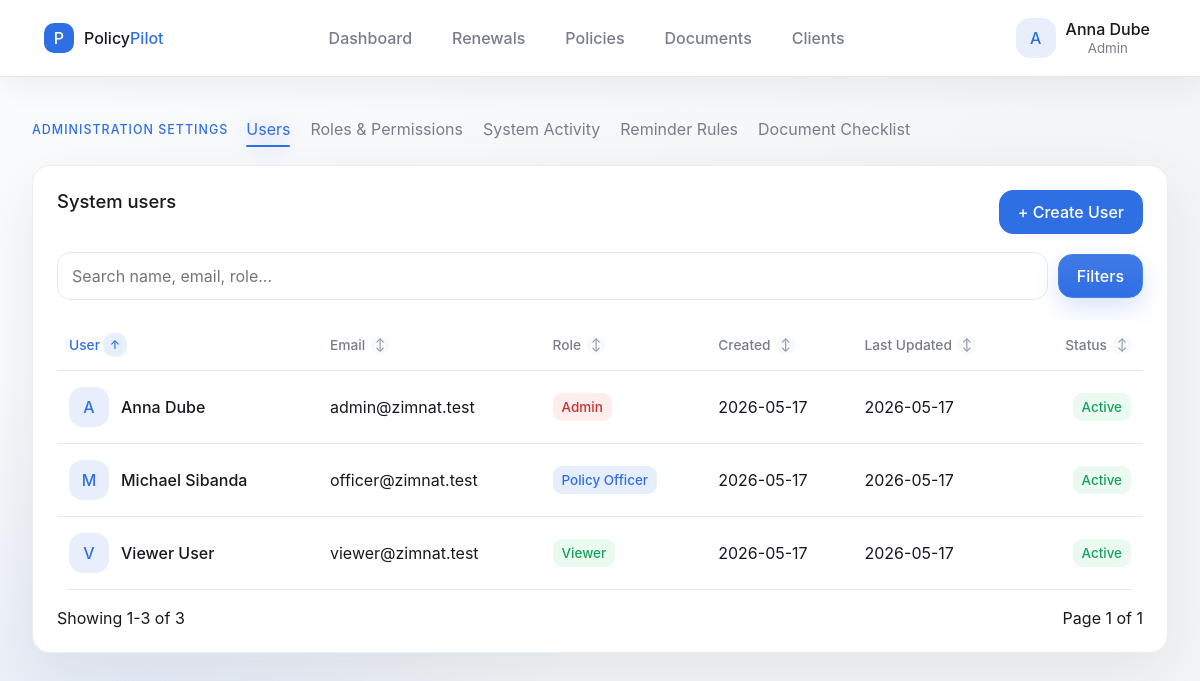
The app's page /?page=settings (signed in) with its own data.
### tables this page shows
CREATE TABLE users (
  id INT UNSIGNED AUTO_INCREMENT PRIMARY KEY,
  name VARCHAR(120) NOT NULL,
  email VARCHAR(190) NOT NULL UNIQUE,
  role VARCHAR(80) NOT NULL DEFAULT 'viewer',
  password_hash VARCHAR(255) NOT NULL,
  is_active TINYINT(1) NOT NULL DEFAULT 1,
  created_at TIMESTAMP NOT NULL DEFAULT CURRENT_TIMESTAMP,
  updated_at TIMESTAMP NOT NULL DEFAULT CURRENT_TIMESTAMP ON UPDATE CURRENT_TIMESTAMP,
  deleted_at DATETIME NULL,
  INDEX idx_users_role (role),
  INDEX idx_users_active (is_active),
  INDEX idx_users_deleted (deleted_at)
);

CREATE TABLE roles (
  id INT UNSIGNED AUTO_INCREMENT PRIMARY KEY,
  slug VARCHAR(80) NOT NULL UNIQUE,
  name VARCHAR(120) NOT NULL,
  description VARCHAR(255) NULL,
  is_system TINYINT(1) NOT NULL DEFAULT 0,
  created_at TIMESTAMP NOT NULL DEFAULT CURRENT_TIMESTAMP,
  updated_at TIMESTAMP NOT NULL DEFAULT CURRENT_TIMESTAMP ON UPDATE CURRENT_TIMESTAMP
);

### app/Core/View.php (called while the page is built, shortened)
<?php
class View
{
    public static function render(string $view, array $params = []): void
    {
        $user = Auth::user();
        extract($params, EXTR_SKIP);
        $viewPath = dirname(__DIR__) . '/Views/' . $view . '.php';
        require $viewPath;
        $content = ob_get_clean();
        require dirname(__DIR__) . '/Views/layout.php';
    }
}

### app/Core/Controller.php (called while the page is built, shortened)
<?php
class Controller
{
    protected function view(string $view, array $params = []): void
    {
        View::render($view, $params);
    }
}

### app/Controllers/SettingsController.php (called while the page is built, shortened)
<?php
class SettingsController extends Controller
{
    public function index(): void
    {
        $userFilters = [
            'search' => trim((string) ($_GET['user_search'] ?? '')),
            'status' => trim((string) ($_GET['user_status'] ?? '')),
            'role' => trim((string) ($_GET['user_role'] ?? '')),
            'sort' => trim((string) ($_GET['user_sort'] ?? 'name')),
            'direction' => trim((string) ($_GET['user_direction'] ?? 'ASC')),
            'page' => (int) ($_GET['user_p'] ?? 1),
        ];
        $activityFilters = [
            'search' => trim((string) ($_GET['audit_search'] ?? '')),
            'action' => trim((string) ($_GET['audit_action'] ?? '')),
            'sort' => trim((string) ($_GET['audit_sort'] ?? 'created_at')),
            'direction' => trim((string) ($_GET['audit_direction'] ?? 'DESC')),
        ];
        $userResult = User::paginate($userFilters);
        $activity = ActivityLog::paginate((int) ($_GET['audit_p'] ?? 1), 20, $activityFilters);
        $this->view('settings/index', [
            'tab' => $_GET['tab'] ?? 'users',
            'users' => $userResult['items'],
            'userResult' => $userResult,
            'userFilters' => $userFilters,
            'roles' => Role::all(),
            'roleOptions' => Role::options(),
            'permissions' => Role::permissions(),
            'permissionMap' => Role::permissionMap(),
            'activity' => $activity,
            'activityFilters' => $activityFilters,
            'settings' => AppSetting::all(),
            'documentTypes' => Document::types(),
            'errors' => [],
            'editing' => null,
        ]);
    }
}

### public/index.php (called while the page is built, shortened)
<?php
$config = require dirname(__DIR__) . '/config/config.php';
require dirname(__DIR__) . '/app/Support/helpers.php';
$page = $_GET['page'] ?? null;
try {
    match ($page ?? 'dashboard') {
        'login' => (new AuthController())->login(),
        'dashboard' => (new DashboardController())->index(),
        'account' => (new UserController())->profile(),
        'my_tasks' => (new OperationsController())->myTasks(),
        'policies' => (new PolicyController())->index(),
        'policy_new' => (new PolicyController())->create(),
        'policy_edit' => (new PolicyController())->edit(),
        'documents' => (new DocumentController())->index(),
        'reminders' => (new OperationsController())->reminders(),
        'clients' => (new OperationsController())->clients(),
        'settings' => (new SettingsController())->index(),
        default => View::render('errors/404'),
    };
} catch (Throwable $exception) {
    if ($config['app']['env'] === 'local') {
        throw $exception;
    }
    http_response_code(500);
    View::render('errors/500');
}

### app/Models/Role.php (called while the page is built, shortened)
<?php
class Role
{
    public static function options(): array
    {
        return Database::connection()
            ->query('SELECT slug, name FROM roles ORDER BY name ASC')
            ->fetchAll();
    }
    public static function label(string $slug): string
    {
        $stmt = Database::connection()->prepare('SELECT name FROM roles WHERE slug = :slug LIMIT 1');
        $stmt->execute(['slug' => $slug]);
        return (string) ($stmt->fetchColumn() ?: ucwords(str_replace('_', ' ', $slug)));
    }
    public static function userCan(int $userId, string $permission): bool
    {
        $stmt = Database::connection()->prepare(
            'SELECT COUNT(*)
             FROM users
             INNER JOIN roles ON roles.slug = users.role
             INNER JOIN role_permissions ON role_permissions.role_id = roles.id
             WHERE users.id = :user_id AND users.deleted_at IS NULL AND role_permissions.permission_slug = :permission'
        );
        $stmt->execute(['user_id' => $userId, 'permission' => $permission]);
        return (bool) $stmt->fetchColumn();
    }
}

### app/Models/User.php (called while the page is built, shortened)
<?php
class User
{
    public static function find(int $id): ?array
    {
        $stmt = Database::connection()->prepare('SELECT * FROM users WHERE id = :id AND deleted_at IS NULL LIMIT 1');
        $stmt->execute(['id' => $id]);
        return $stmt->fetch() ?: null;
    }
    public static function paginate(array $filters): array
    {
        $page = max(1, (int) ($filters['page'] ?? 1));
        $perPage = min(50, max(5, (int) ($filters['per_page'] ?? 10)));
        $offset = ($page - 1) * $perPage;
        $sort = self::SORT_COLUMNS[$filters['sort'] ?? 'name'] ?? 'users.name';
        $direction = strtoupper($filters['direction'] ?? 'ASC') === 'DESC' ? 'DESC' : 'ASC';
        [$where, $params] = self::whereClause($filters);
        $db = Database::connection();
        $countStmt = $db->prepare("SELECT COUNT(*) FROM users LEFT JOIN roles ON roles.slug = users.role {$where}");
        $countStmt->execute($params);
        $total = (int) $countStmt->fetchColumn();
        $stmt = $db->prepare(
            "SELECT users.id, users.name, users.email, users.role, roles.name AS role_name, users.is_active, users.created_at, users.updated_at
             FROM users
             LEFT JOIN roles ON roles.slug = users.role
             {$where}
             ORDER BY {$sort} {$direction}, users.name ASC
             LIMIT :limit OFFSET :offset"
        );
        $stmt->bindValue('limit', $perPage, PDO::PARAM_INT);
        $stmt->bindValue('offset', $offset, PDO::PARAM_INT);
        $stmt->execute();
        return [
            'items' => $stmt->fetchAll(),
            'total' => $total,
            'page' => $page,
            'per_page' => $perPage,
            'pages' => max(1, (int) ceil($total / $perPage)),
            'sort' => $filters['sort'] ?? 'name',
            'direction' => $direction,
        ];
    }
    private static function whereClause(array $filters): array
    {
        $where = ['users.deleted_at IS NULL'];
        $params = [];
        return [$where ? 'WHERE ' . implode(' AND ', $where) : '', $params];
    }
}

### app/Core/Database.php (called while the page is built, shortened)
<?php
class Database
{
    private static ?PDO $connection = null;
    public static function connection(): PDO
    {
        if (self::$connection instanceof PDO) {
            return self::$connection;
        }
        $config = require dirname(__DIR__, 2) . '/config/config.php';
        $db = $config['database'];
        $dsn = sprintf(
            'mysql:host=%s;port=%s;dbname=%s;charset=utf8mb4',
            $db['host'],
            $db['port'],
            $db['name']
        );
        self::$connection = new PDO($dsn, $db['user'], $db['password'], [
            PDO::ATTR_ERRMODE => PDO::ERRMODE_EXCEPTION,
            PDO::ATTR_DEFAULT_FETCH_MODE => PDO::FETCH_ASSOC,
            PDO::ATTR_EMULATE_PREPARES => false,
        ]);
        return self::$connection;
    }
}

### app/Core/Auth.php (called while the page is built, shortened)
<?php
class Auth
{
    public static function user(): ?array
    {
        return User::find((int) $_SESSION['user_id']);
    }
    public static function can(string $permission): bool
    {
        $user = self::user();
        return $user && Role::userCan((int) $user['id'], $permission);
    }
}

### app/Views/settings/index.php (the view, shortened to what this page needs)
<?php
function settings_user_sort_link(string $label, string $column, array $filters): string
{
    $active = ($filters['sort'] ?? '') === $column;
    $direction = (($filters['sort'] ?? '') === $column && ($filters['direction'] ?? 'ASC') === 'ASC') ? 'DESC' : 'ASC';
    $params = array_filter([
        'page' => 'settings',
        'tab' => 'users',
        'user_search' => $filters['search'] ?? '',
        'user_status' => $filters['status'] ?? '',
        'user_role' => $filters['role'] ?? '',
        'user_sort' => $column,
        'user_direction' => $direction,
    ], fn ($value) => $value !== '');
    return '<a class="sort-link ' . ($active ? 'active' : '') . '" href="?' . http_build_query($params) . '">' . e($label) . sort_icon($active, $filters['direction'] ?? 'ASC') . '</a>';
}
$tab = $tab ?? 'users';
$tabs = [
    'users' => 'Users',
    'roles' => 'Roles & Permissions',
    'audit' => 'System Activity',
    'reminders' => 'Reminder Rules',
    'documents' => 'Document Checklist',
];
$users = $userResult['items'] ?? $users ?? [];
?>
<section class="page-heading">
    <div>
        <div class="settings-title-row">
            <p class="eyebrow">Administration settings</p>
            <nav class="settings-tabs inline-tabs" aria-label="Settings sections">
                <?php foreach ($tabs as $key => $label): ?>
                    <a class="<?= $tab === $key ? 'active' : '' ?>" href="?page=settings&tab=<?= e($key) ?>"><?= e($label) ?></a>
                <?php endforeach; ?>
            </nav>
        </div>
    </div>
</section>
<section>
    <div class="panel settings-panel">
        <?php if ($tab === 'users'): ?>
            <div class="panel-header">
                <div><h2>System users</h2></div>
                <button class="button primary" type="button" data-dialog-open="create-user-dialog">+ Create User</button>
            </div>
            <form class="toolbar compact-toolbar" method="get" data-server-filter>
                <label class="search-field">
                    <input type="search" name="user_search" placeholder="Search name, email, role..." value="<?= e($userFilters['search'] ?? '') ?>">
                </label>
                <div class="filter-menu">
                    <button class="button utility-button" type="button" data-filter-menu aria-expanded="false">Filters</button>
                </div>
            </form>
            <div class="table-wrap">
                <table class="users-table">
                    <thead><tr><th><?= settings_user_sort_link('User', 'name', $userFilters ?? []) ?></th><th><?= settings_user_sort_link('Email', 'email', $userFilters ?? []) ?></th><th><?= settings_user_sort_link('Role', 'role', $userFilters ?? []) ?></th><th><?= settings_user_sort_link('Created', 'created_at', $userFilters ?? []) ?></th><th><?= settings_user_sort_link('Last Updated', 'updated_at', $userFilters ?? []) ?></th><th><?= settings_user_sort_link('Status', 'is_active', $userFilters ?? []) ?></th></tr></thead>
                    <tbody>
                    <?php foreach ($users as $staff): ?>
                        <tr class="clickable-row" tabindex="0" data-dialog-open="user-dialog-<?= e((string) $staff['id']) ?>">
                            <td><span class="identity-cell"><span class="avatar"><?= e(strtoupper(substr($staff['name'], 0, 1))) ?></span><strong><?= e($staff['name']) ?></strong></span></td>
                            <td><?= e($staff['email']) ?></td>
                            <td><span class="pill role-pill <?= e(role_tone($staff['role'])) ?>"><?= e($staff['role_name'] ?? role_label($staff['role'])) ?></span></td>
                            <td><?= e(substr($staff['created_at'], 0, 10)) ?></td>
                            <td><?= e(substr($staff['updated_at'] ?? $staff['created_at'], 0, 10)) ?></td>
                            <td><span class="badge <?= (int) $staff['is_active'] ? 'success' : 'danger' ?>"><?= (int) $staff['is_active'] ? 'Active' : 'Inactive' ?></span></td>
                        </tr>
                    <?php endforeach; ?>
                    </tbody>
                </table>
            </div>
            <?php if (isset($userResult)): ?>
                <div class="pagination">
                    <span>Showing <?= e((string) (count($users) ? (($userResult['page'] - 1) * $userResult['per_page'] + 1) : 0)) ?>-<?= e((string) min($userResult['total'], $userResult['page'] * $userResult['per_page'])) ?> of <?= e((string) $userResult['total']) ?></span>
                    <div>
                        <span>Page <?= e((string) $userResult['page']) ?> of <?= e((string) $userResult['pages']) ?></span>
                    </div>
                </div>
            <?php endif; ?>
        <?php endif; ?>
    </div>
</section>

### app/Views/layout.php (shortened to what this page needs)
<?php
$currentPage = $_GET['page'] ?? 'dashboard';
?>
<!doctype html>
<html lang="en">
<head>
    <link rel="stylesheet" href="assets/css/app.css">
</head>
<body>
<?php if ($user): ?>
    <header class="topbar">
        <a class="brand" href="?page=dashboard" aria-label="PolicyPilot dashboard">
            <span class="brand-mark">P</span>
            <span>Policy<span>Pilot</span></span>
        </a>
        <nav class="nav" aria-label="Primary navigation">
            <?php if (Auth::can('dashboard.view')): ?>
                <a class="<?= $currentPage === 'dashboard' ? 'active' : '' ?>" href="?page=dashboard">Dashboard</a>
            <?php endif; ?>
            <?php if (Auth::can('reminder.manage')): ?>
                <a class="<?= in_array($currentPage, ['my_tasks', 'reminders'], true) ? 'active' : '' ?>" href="?page=my_tasks">Renewals</a>
            <?php endif; ?>
            <?php if (Auth::can('policy.view')): ?>
                <a class="<?= str_starts_with($currentPage, 'polic') ? 'active' : '' ?>" href="?page=policies">Policies</a>
            <?php endif; ?>
            <?php if (Auth::can('document.view')): ?>
                <a class="<?= $currentPage === 'documents' ? 'active' : '' ?>" href="?page=documents">Documents</a>
            <?php endif; ?>
            <?php if (Auth::can('client.view')): ?>
                <a class="<?= $currentPage === 'clients' ? 'active' : '' ?>" href="?page=clients">Clients</a>
            <?php endif; ?>
        </nav>
        <div class="profile-menu">
            <button class="user-chip profile-trigger" type="button" data-profile-menu aria-haspopup="true" aria-expanded="false">
                <span class="avatar"><?= e(strtoupper(substr($user['name'], 0, 1))) ?></span>
                <span>
                    <strong><?= e($user['name']) ?></strong>
                    <small><?= e(role_label($user['role'])) ?></small>
                </span>
            </button>
                <?php if (Auth::can('settings.manage')): ?>
                    <a class="menu-item" href="?page=settings">
                        <span aria-hidden="true">⚙</span>
                        Admin settings
                    </a>
                <?php endif; ?>
        </div>
    </header>
<?php endif; ?>
<main class="<?= $user ? 'shell' : 'auth-shell' ?>">
    <?= $content ?>
</main>
</body>
</html>

### records on screen
users: name "A", name "Anna Dube", role.name "Admin", email "admin@zimnat.test", roles.name "Admin", created_at "2026-05-17", updated_at "2026-05-17", is_active "Active"
users: name "M", name "Michael Sibanda", email "officer@zimnat.test", roles.name "Policy Officer", created_at "2026-05-17", updated_at "2026-05-17", is_active "Active"
users: name "V", name "Viewer User", email "viewer@zimnat.test", roles.name "Viewer", created_at "2026-05-17", updated_at "2026-05-17", is_active "Active"

### other values on screen
$label "Users"
$label "Roles & Permissions"
$label "System Activity"
$label "Reminder Rules"
$label "Document Checklist"
$label "User Email Role Created Last Updated Status"
$symbol "↑ ↕ ↕ ↕ ↕ ↕"
$userResult['total'] "3"
$userResult['page'] "1"
$userResult['pages'] "1"
